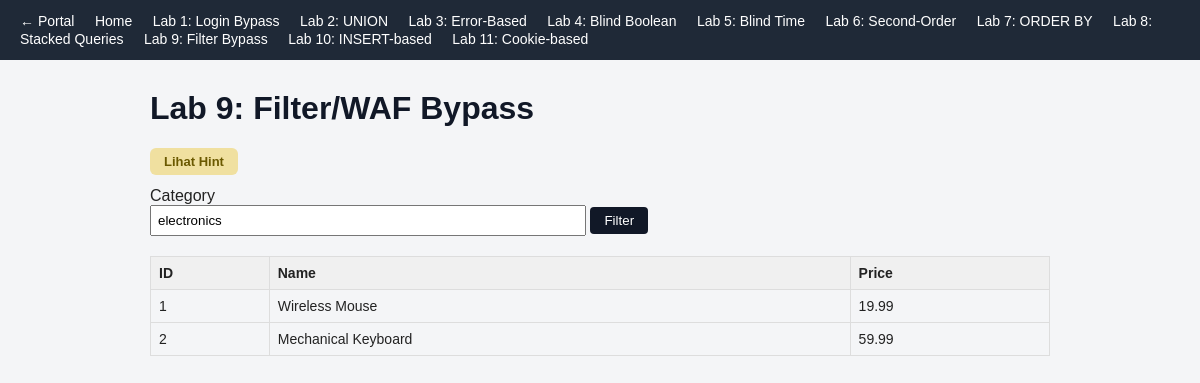
The app's page /app/src/lab9_filter_bypass.php with its own data.
### tables this page shows
CREATE TABLE products (
  id INT AUTO_INCREMENT PRIMARY KEY,
  name VARCHAR(100),
  description TEXT,
  price DECIMAL(10,2),
  category VARCHAR(50)
);

### app/src/lab9_filter_bypass.php (the view, shortened to what this page needs)
<?php
require 'db.php';
$result_html = '';
$category = $_GET['category'] ?? 'electronics';
$blocked = false;
if ($blocked) {
    $result_html = "<div class='error-box'>Payload berbahaya terdeteksi!</div>";
} else {
    $query = "SELECT id, name, price FROM products WHERE category = '$category'";
    $res = $mysqli->query($query);
    if ($res === false) {
        $result_html = "<div class='error-box'>MySQL Error: " . htmlspecialchars($mysqli->error) . "</div>";
    } else {
        $result_html = "<table><tr><th>ID</th><th>Name</th><th>Price</th></tr>";
        while ($row = $res->fetch_assoc()) {
            $result_html .= "<tr><td>" . htmlspecialchars($row['id']) . "</td><td>" . htmlspecialchars($row['name']) . "</td><td>" . htmlspecialchars($row['price']) . "</td></tr>";
        }
        $result_html .= "</table>";
    }
}
include 'header.php';
?>
<details class="hint-box">
<summary>Lihat Hint</summary>
</details>
<form method="get">
  <label>Category</label><br>
  <input type="text" name="category" value="<?php echo htmlspecialchars($category); ?>" style="width:420px;">
  <button type="submit">Filter</button>
</form>
<?php echo $result_html; ?>
<?php include 'footer.php'; ?>

### app/src/style.css (style rules this page uses)
body { font-family: Arial, Helvetica, sans-serif; margin: 0; background: #f4f5f7; color: #222; }
table { border-collapse: collapse; width: 100%; margin-top: 12px; }
th, td { border: 1px solid #ddd; padding: 8px; text-align: left; font-size: 14px; }
th { background: #f0f0f0; }
input[type=text], input[type=password] { padding: 6px; width: 260px; margin-bottom: 8px; }
button { padding: 6px 14px; background: #111827; color: #fff; border: none; border-radius: 4px; cursor: pointer; }
details.hint-box { margin: 12px 0; }
details.hint-box summary { cursor: pointer; list-style: none; display: inline-block; background: #f0e0a0; color: #6b5900; font-weight: bold; font-size: 13px; padding: 6px 14px; border-radius: 6px; }
details.hint-box summary::marker { content: ""; }

### records on screen
products: id "1", name "Wireless Mouse", price "19.99"
products: id "2", name "Mechanical Keyboard", price "59.99"

### other values on screen
$title "Lab 9: Filter/WAF Bypass"
